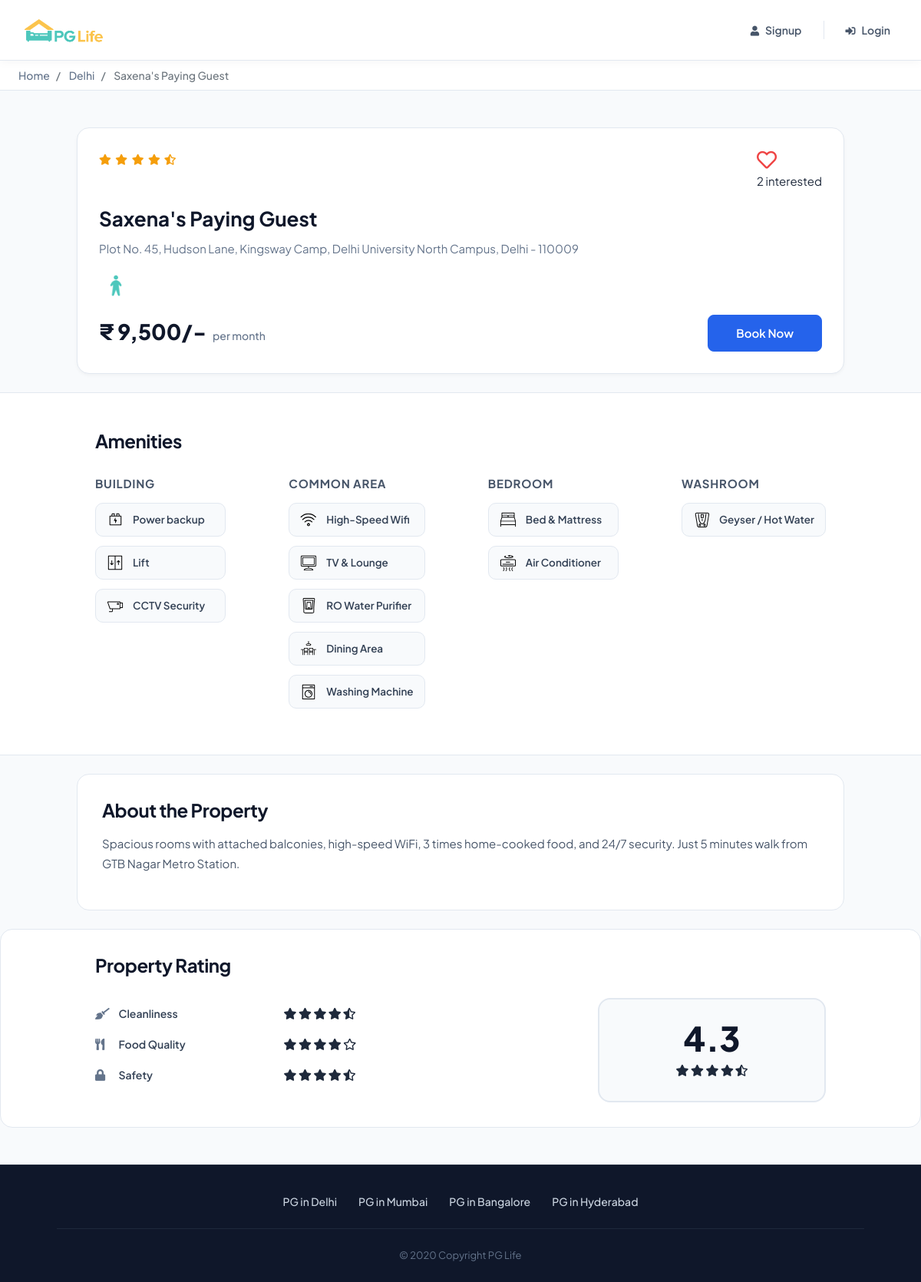
The page /property_detail.php?property_id=1 on the database its author committed.
### tables this page shows
CREATE TABLE IF NOT EXISTS `properties` (
  `id` INT AUTO_INCREMENT PRIMARY KEY,
  `name` VARCHAR(255) NOT NULL,
  `address` TEXT NOT NULL,
  `city_id` INT NOT NULL,
  `gender` ENUM('male', 'female', 'unisex') NOT NULL DEFAULT 'unisex',
  `rent` DECIMAL(10, 2) NOT NULL,
  `rating_clean` DECIMAL(2, 1) NOT NULL DEFAULT 0.0,
  `rating_food` DECIMAL(2, 1) NOT NULL DEFAULT 0.0,
  `rating_safety` DECIMAL(2, 1) NOT NULL DEFAULT 0.0,
  `description` TEXT DEFAULT NULL,
  FOREIGN KEY (`city_id`) REFERENCES `cities`(`id`) ON DELETE CASCADE
);

CREATE TABLE IF NOT EXISTS `cities` (
  `id` INT AUTO_INCREMENT PRIMARY KEY,
  `name` VARCHAR(255) NOT NULL
);

### property_detail.php (the view, shortened to what this page needs)
<?php
require "includes/database_connect.php";
$property_id = isset($_GET['property_id']) ? (int)$_GET['property_id'] : 0;
$stmt_1 = $conn->prepare("SELECT p.*, c.name as city_name FROM properties p INNER JOIN cities c ON p.city_id = c.id WHERE p.id = ?");
$stmt_1->bind_param("i", $property_id);
$stmt_1->execute();
$result_1 = $stmt_1->get_result();
$property = mysqli_fetch_assoc($result_1);
$stmt_2 = $conn->prepare("SELECT * FROM interested_users_properties WHERE property_id = ?");
$stmt_2->bind_param("i", $property_id);
$stmt_2->execute();
$result_2 = $stmt_2->get_result();
$interested_users = $result_2 ? mysqli_fetch_all($result_2, MYSQLI_ASSOC) : array();
$interested_count = count($interested_users);
$is_interested = false;
$total_rating = ($property['rating_clean'] + $property['rating_food'] + $property['rating_safety']) / 3;
$total_rating = round($total_rating, 1);
?>
<!DOCTYPE html>
<html lang="en">
<head>
    <?php
    include "includes/head_links.php";
    ?>
    <link rel="stylesheet" href="css/property_detail.css?v=<?= time() ?>">
</head>
<body>
    <?php
    include "includes/header.php";
    ?>
    <nav aria-label="breadcrumb">
        <ol class="breadcrumb py-2">
            <li class="breadcrumb-item">
                <a href="index.php">Home</a>
            </li>
            <li class="breadcrumb-item">
                <a href="property_list.php?city=<?= urlencode($property['city_name']) ?>"><?= htmlspecialchars($property['city_name']) ?></a>
            </li>
            <li class="breadcrumb-item active" aria-current="page">
                <?= htmlspecialchars($property['name']) ?>
            </li>
        </ol>
    </nav>
    <div class="property-summary page-container">
        <div class="row no-gutters justify-content-between">
            <div class="star-container" title="<?= $total_rating ?>">
                <?php
                $rating = $total_rating;
                for ($i = 0; $i < 5; $i++) {
                    if ($rating >= $i + 0.8) {
                ?>
                        <i class="fas fa-star"></i>
                    <?php
                    } elseif ($rating >= $i + 0.3) {
                    ?>
                        <i class="fas fa-star-half-alt"></i>
                    <?php
                    } else {
                    ?>
                        <i class="far fa-star"></i>
                <?php
                    }
                }
                ?>
            </div>
            <div class="interested-container">
                <?php if ($is_interested) { ?>
                    <i class="is-interested-image fas fa-heart" property_id="<?= $property_id ?>"></i>
                <?php } else { ?>
                    <i class="is-interested-image far fa-heart" property_id="<?= $property_id ?>"></i>
                <?php } ?>
                <div class="interested-text">
                    <span class="interested-user-count"><?= $interested_count ?></span> interested
                </div>
            </div>
        </div>
        <div class="detail-container">
            <div class="property-name"><?= htmlspecialchars($property['name']) ?></div>
            <div class="property-address"><?= htmlspecialchars($property['address']) ?></div>
            <div class="property-gender">
                <?php
                if ($property['gender'] == "male") {
                ?>
                    <img src="img/male.png" alt="Male">
                <?php
                } elseif ($property['gender'] == "female") {
                ?>
                    <img src="img/female.png" alt="Female">
                <?php
                } else {
                ?>
                    <img src="img/unisex.png" alt="Unisex">
                <?php
                }
                ?>
            </div>
        </div>
        <div class="row no-gutters">
            <div class="rent-container col-6">
                <div class="rent">₹ <?= number_format($property['rent']) ?>/-</div>
                <div class="rent-unit">per month</div>
            </div>
            <div class="button-container col-6">
                <a href="mailto:support@pglife.com?subject=Inquiry for <?= urlencode($property['name']) ?>" class="btn btn-primary">Book Now</a>
            </div>
        </div>
    </div>
    <div class="property-amenities">
        <div class="page-container">
            <h1>Amenities</h1>
            <div class="row justify-content-between">
                <div class="col-md-auto">
                    <h5>Building</h5>
                    <div class="amenity-container">
                        <img src="img/amenities/powerbackup.svg" alt="Power Backup">
                        <span>Power backup</span>
                    </div>
                    <div class="amenity-container">
                        <img src="img/amenities/lift.svg" alt="Lift">
                        <span>Lift</span>
                    </div>
                    <div class="amenity-container">
                        <img src="img/amenities/cctv.svg" alt="CCTV">
                        <span>CCTV Security</span>
                    </div>
                </div>
                <div class="col-md-auto">
                    <h5>Common Area</h5>
                    <div class="amenity-container">
                        <img src="img/amenities/wifi.svg" alt="Wifi">
                        <span>High-Speed Wifi</span>
                    </div>
                    <div class="amenity-container">
                        <img src="img/amenities/tv.svg" alt="TV">
                        <span>TV & Lounge</span>
                    </div>
                    <div class="amenity-container">
                        <img src="img/amenities/rowater.svg" alt="Water Purifier">
                        <span>RO Water Purifier</span>
                    </div>
                    <div class="amenity-container">
                        <img src="img/amenities/dining.svg" alt="Dining">
                        <span>Dining Area</span>
                    </div>
                    <div class="amenity-container">
                        <img src="img/amenities/washingmachine.svg" alt="Washing Machine">
                        <span>Washing Machine</span>
                    </div>
                </div>
                <div class="col-md-auto">
                    <h5>Bedroom</h5>
                    <div class="amenity-container">
                        <img src="img/amenities/bed.svg" alt="Bed">
                        <span>Bed & Mattress</span>
                    </div>
                    <div class="amenity-container">
                        <img src="img/amenities/ac.svg" alt="AC">
                        <span>Air Conditioner</span>
                    </div>
                </div>
                <div class="col-md-auto">
                    <h5>Washroom</h5>
                    <div class="amenity-container">
                        <img src="img/amenities/geyser.svg" alt="Geyser">
                        <span>Geyser / Hot Water</span>
                    </div>
                </div>
            </div>
        </div>
    </div>
    <div class="property-about page-container">
        <h1>About the Property</h1>
        <p><?= nl2br(htmlspecialchars($property['description'] ?: 'Located in a safe and accessible neighborhood, this property offers all standard modern amenities for students and working professionals.')) ?></p>
    </div>
    <div class="property-rating">
        <div class="page-container">
            <h1>Property Rating</h1>
            <div class="row align-items-center justify-content-between">
                <div class="col-md-6">
                    <div class="rating-criteria row">
                        <div class="col-6">
                            <i class="rating-criteria-icon fas fa-broom"></i>
                            <span class="rating-criteria-text">Cleanliness</span>
                        </div>
                        <div class="rating-criteria-star-container col-6" title="<?= $property['rating_clean'] ?>">
                            <?php
                            $rating = $property['rating_clean'];
                            for ($i = 0; $i < 5; $i++) {
                                if ($rating >= $i + 0.8) {
                            ?>
                                    <i class="fas fa-star"></i>
                                <?php
                                } elseif ($rating >= $i + 0.3) {
                                ?>
                                    <i class="fas fa-star-half-alt"></i>
                                <?php
                                } else {
                                ?>
                                    <i class="far fa-star"></i>
                            <?php
                                }
                            }
                            ?>
                        </div>
                    </div>
                    <div class="rating-criteria row">
                        <div class="col-6">
                            <i class="rating-criteria-icon fas fa-utensils"></i>
                            <span class="rating-criteria-text">Food Quality</span>
                        </div>
                        <div class="rating-criteria-star-container col-6" title="<?= $property['rating_food'] ?>">
                            <?php
                            $rating = $property['rating_food'];
                            for ($i = 0; $i < 5; $i++) {
                                if ($rating >= $i + 0.8) {
                            ?>
                                    <i class="fas fa-star"></i>
                                <?php
                                } elseif ($rating >= $i + 0.3) {
                                ?>
                                    <i class="fas fa-star-half-alt"></i>
                                <?php
                                } else {
                                ?>
                                    <i class="far fa-star"></i>
                            <?php
                                }
                            }
                            ?>
                        </div>
                    </div>
                    <div class="rating-criteria row">
                        <div class="col-6">
                            <i class="rating-criteria-icon fa fa-lock"></i>
                            <span class="rating-criteria-text">Safety</span>
                        </div>
                        <div class="rating-criteria-star-container col-6" title="<?= $property['rating_safety'] ?>">
                            <?php
                            $rating = $property['rating_safety'];
                            for ($i = 0; $i < 5; $i++) {
                                if ($rating >= $i + 0.8) {
                            ?>
                                    <i class="fas fa-star"></i>
                                <?php
                                } elseif ($rating >= $i + 0.3) {
                                ?>
                                    <i class="fas fa-star-half-alt"></i>
                                <?php
                                } else {
                                ?>
                                    <i class="far fa-star"></i>
                            <?php
                                }
                            }
                            ?>
                        </div>
                    </div>
                </div>
                <div class="col-md-4">
                    <div class="circle-container">
                        <div class="total-rating"><?= $total_rating ?></div>
                        <div class="circle-star-container">
                            <?php
                            $rating = $total_rating;
                            for ($i = 0; $i < 5; $i++) {
                                if ($rating >= $i + 0.8) {
                            ?>
                                    <i class="fas fa-star"></i>
                                <?php
                                } elseif ($rating >= $i + 0.3) {
                                ?>
                                    <i class="fas fa-star-half-alt"></i>
                                <?php
                                } else {
                                ?>
                                    <i class="far fa-star"></i>
                            <?php
                                }
                            }
                            ?>
                        </div>
                    </div>
                </div>
            </div>
        </div>
    </div>
    <?php
    include "includes/footer.php";
    ?>
</body>
</html>

### rows shown on the page
properties: city.name "Delhi", name "Saxena's Paying Guest", rating_food 4 (drawn), address "Plot No. 45, Hudson Lane, Kingsway Camp, Delhi University North Campus, Delhi - 110009", rent "9,500", description "Spacious rooms with attached balconies, high-speed WiFi, 3 times home-cooked food, and 24/7 security. Just 5 minutes walk from GTB Nagar Metro Station.", rating_clean "4.3"

### other values the page prints
$interested_count "2"
